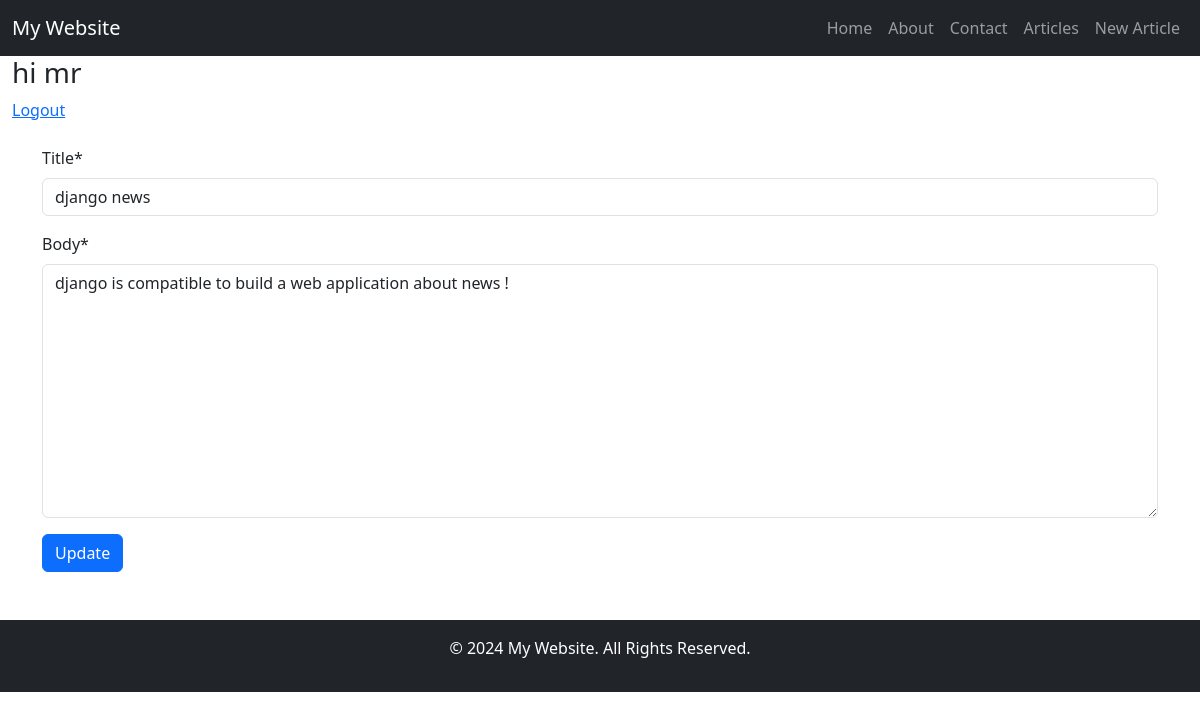
The app's page /articles/3/edit/ (signed in) with its own data.
### accounts/models.py (models this page shows)
class CustomUser(AbstractUser):
    age = models.PositiveIntegerField(null=True, blank=True)

### articles/models.py (models this page shows, shortened)
class Article(models.Model):
    title = models.CharField(max_length=150)
    body = models.TextField()
    date = models.DateTimeField(auto_now_add=True)
    author = models.ForeignKey(get_user_model(), on_delete=models.CASCADE)

### articles/views.py (the view)
# urls.py: path('<int:pk>/edit/',ArticleEditView.as_view(), name='article_edit'),
class ArticleEditView(LoginRequiredMixin,UserPassesTestMixin,UpdateView):
    model = Article
    fields = ("title", "body")
    template_name = "articles/article_edit.html"
    success_url = reverse_lazy('article_list')
    def test_func(self):
        obj = self.get_object()
        return self.request.user == obj.author

### templates/articles/article_edit.html (shortened to what this page needs)
{% extends 'base.html' %}
{% load crispy_forms_filters %}
{% load crispy_forms_tags %}
{% block content %}
	<form method="post" action="">
        {{ form|crispy }}
        <button type="submit" class="btn btn-primary">Update</button>
    </form>
{% endblock %}

### templates/base.html (shortened to what this page needs)
<!DOCTYPE html>
<html lang="en">
<head>
    <link href="https://cdn.jsdelivr.net/npm/bootstrap@5.3.0-alpha1/dist/css/bootstrap.min.css" rel="stylesheet">
</head>
<body>
    <nav class="navbar navbar-expand-lg navbar-dark bg-dark">
        <div class="container-fluid">
            <a class="navbar-brand" href="#">My Website</a>
            <div class="collapse navbar-collapse" id="navbarNav">
                <ul class="navbar-nav ms-auto">
                    <li class="nav-item">
                        <a class="nav-link" href="{% url 'home' %}">Home</a>
                    </li>
                    <li class="nav-item">
                        <a class="nav-link" href="">About</a>
                    </li>
                    <li class="nav-item">
                        <a class="nav-link" href="">Contact</a>
                    </li>
                    <li class="nav-item">
                        <a class="nav-link" href="{% url 'article_list' %}">Articles</a>
                    </li>
                    <li class="nav-item">
                        <a class="nav-link" href="{% url 'article_create' %}">New Article</a>
                    </li>
                </ul>
            </div>
        </div>
    </nav>
    <nav class="theme-icon-when-light">
        <div class="container-fluid">
            {% if user.is_authenticated %}
            	   <p class="h3">hi {{ user }}</p>
                 <a class="navbar-link" href="{% url 'custom_logout' %}">Logout</a>
            {% else %}
                 <a class="navbar-link" href="{% url 'login' %}">Login<span class="sr-only"></span></a>
                 <a class="navbar-link" href="{% url 'signup' %}">Signup <span class="sr-only"></span> </a>
            {% endif %}
        </div>
    </nav>
    <div class="container mt-4">
        {% block content %}{% endblock %}
    </div>
    <footer class="bg-dark text-white text-center py-3 mt-5">
        <p>&copy; 2024 My Website. All Rights Reserved.</p>
    </footer>
</body>
</html>

### records on screen
CustomUser: username "mr"
Article: title "django news", body "django is compatible to build a web application about news !"
